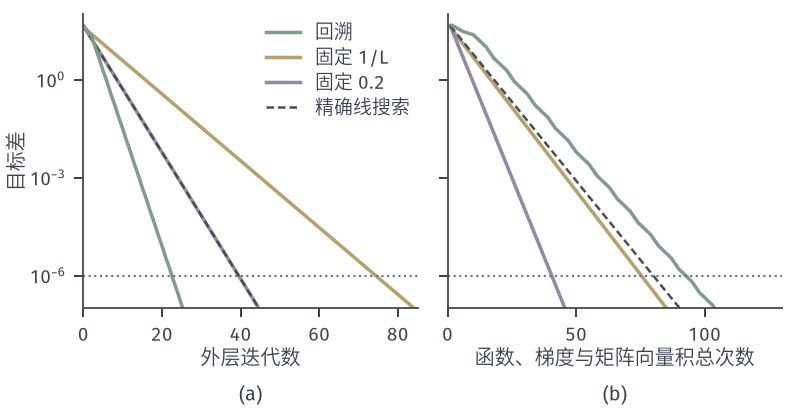

The Python source for this figure:
from pathlib import Path
import sys
ROOT = next(p for p in Path(__file__).resolve().parents if (p/'build.sh').is_file() and (p/'tex/book.tex').is_file())
sys.path.insert(0, str(ROOT/'figures/00-shared/mathematical-preliminaries-upper/00-shared/comprehension-figures'))
from support import figure, save, BLUE, GREEN, YELLOW, RED, PURPLE, INK, MUTED, GRID, BLUE_FILL, GREEN_FILL, YELLOW_FILL, RED_FILL, PURPLE_FILL
import numpy as np
HERE = Path(__file__).resolve().parent
STROKE = '#4C4D4F'
def panel(fig, left, right, top, bottom, wspace=.25, hspace=.25):
    fig.set_layout_engine(None)
    fig.subplots_adjust(left=left, right=right, top=top, bottom=bottom, wspace=wspace, hspace=hspace)
def tags(fig, axes, y=.015):
    for ax, s in zip(axes, ('(a)', '(b)', '(c)', '(d)')):
        p = ax.get_position(); fig.text((p.x0+p.x1)/2, y, s, ha='center', va='bottom')
# 贯穿本章的例子：f(x)=(x1^2+9x2^2)/2，x0=(9,1)，L=9，mu=1。
H = np.diag([1., 9.])
def f2(X, Y): return .5*(X**2 + 9*Y**2)
def grad(x): return H@x
def fv(x): return .5*x@H@x
x0 = np.array([9., 1.])

def fixed(a, n=120):
    x=x0.copy(); E=[fv(x)]; C=[1]
    for t in range(n):
        x=x-a*grad(x); E.append(fv(x)); C.append(C[-1]+1)
    return E,C
def exact(n=120):
    x=x0.copy(); E=[fv(x)]; C=[1]
    for t in range(n):
        g=grad(x); x=x-(g@g)/(g@H@g)*g; E.append(fv(x)); C.append(C[-1]+2)
    return E,C
def bt(n=120):
    x=x0.copy(); E=[fv(x)]; C=[2]
    for t in range(n):
        g=grad(x); a=1.; fx=fv(x); k=0
        while True:
            k+=1; y=x-a*g
            if fv(y)<=fx-.1*a*g@g: break
            a*=.5
        x=y; E.append(fv(x)); C.append(C[-1]+k+1)
    return E,C
S=[(fixed(1/9),YELLOW,'-'),(fixed(.2),PURPLE,'-'),(exact(),STROKE,(0,(3,1.6))),(bt(),GREEN,'-')]
fig, axes = figure(width_mm=112, height_mm=58, ncols=2, sharey=True)
panel(fig, .105, .985, .965, .25, .09)
xr=[85,170]
for ax,use_c in zip(axes,(False,True)):
    for (E,C),c,ls in S:
        xx=C if use_c else range(len(E))
        ax.semilogy(xx,E,color=c,lw=1.4 if c!=STROKE else 1.0,ls=ls)
    ax.axhline(1e-6,color=MUTED,lw=.85,ls=':')
    ax.set_ylim(1e-7,1e2); ax.set_yticks([1e-6,1e-3,1])
axes[0].set_xlim(0,85); axes[1].set_xlim(0,130)
axes[0].set_xlabel('外层迭代数',labelpad=1); axes[1].set_xlabel('函数、梯度与矩阵向量积总次数',labelpad=1); axes[0].set_ylabel('目标差',labelpad=1)
from matplotlib.lines import Line2D
axes[0].legend(handles=[Line2D([],[],color=GREEN,lw=1.4,label='回溯'),Line2D([],[],color=YELLOW,lw=1.4,label='固定 1/L'),Line2D([],[],color=PURPLE,lw=1.4,label='固定 0.2'),Line2D([],[],color=STROKE,lw=1.0,ls=(0,(3,1.6)),label='精确线搜索')],loc='upper right',handlelength=1.8,labelspacing=.25,borderaxespad=0)
tags(fig, axes)
save(fig, HERE, 'figure', {'cost':'N_f+N_g+N_Hd; fixed no f; exact one Hd per iteration'})
